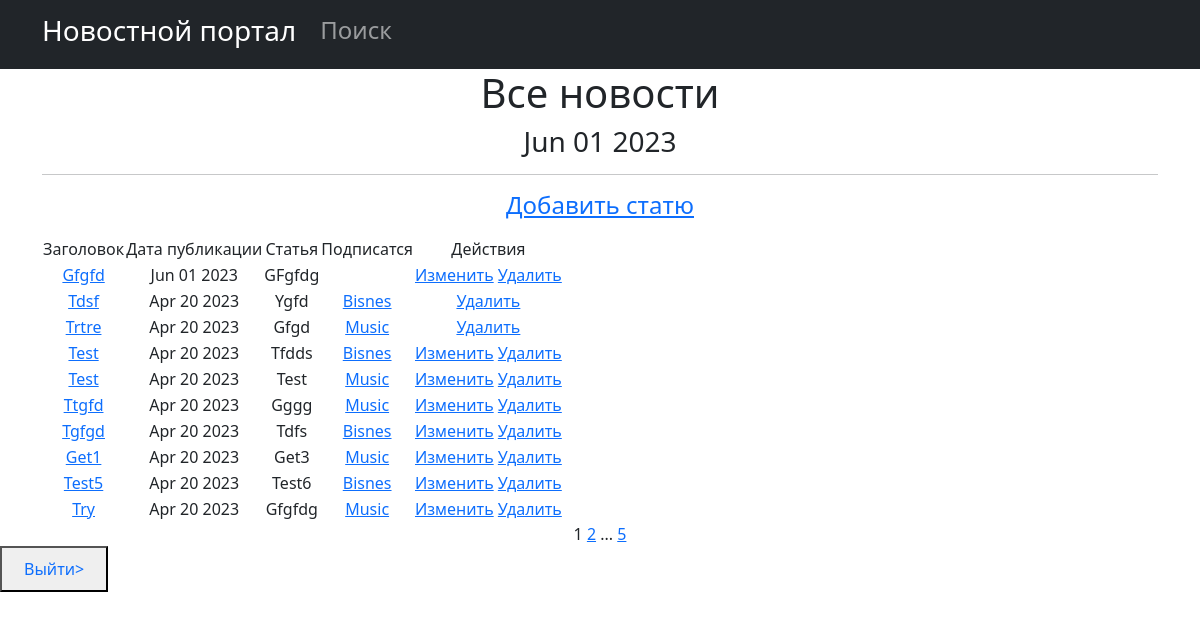
The app's page /news/ (signed in) with its own data.
### new/models.py (models this page shows, shortened)
class Post(models.Model):
    NEWS = 'NW'
    ARTICLE = 'AR'
    CATEGORY_CHOICES = [
        (NEWS, 'Новость'),
        (ARTICLE, 'Статья'),
    ]
    author = models.ForeignKey(Author, on_delete=models.CASCADE,)
    categoryType = models.CharField(max_length=2, choices=CATEGORY_CHOICES, default=ARTICLE)
    dateCreation = models.DateTimeField(auto_now_add=True)
    postCategory = models.ManyToManyField(Category, through='PostCategory')
    tittle = models.CharField(max_length=128)
    text = models.TextField()
    rating = models.SmallIntegerField(default=0)

class Category(models.Model):
    name = models.CharField(max_length=128, unique=True)
    subscribers = models.ManyToManyField(User, related_name='categories')
    def __str__(self):
        return self.name

### new/views.py (the view)
# urls.py: path('', cache_page(60)(PostList.as_view()), name = 'post_list'),
class PostList(ListView):
    logger.info('INFO')
    model = Post
    ordering = 'text'
    template_name = 'post.html'
    context_object_name = 'post'
    paginate_by = 10
    def get_context_data(self, **kwargs):
        context = super().get_context_data(**kwargs)
        context['is_author'] = self.request.user.groups.filter(name='author').exists()
        context['time_now'] = datetime.utcnow()
        context['next_sale'] = None
        return context
    def get_queryset(self):
        times = Post.objects.all().order_by('-dateCreation')
        return times

### new/templatetags/custom_filters.py (called while the page is built)
@register.filter()
def censor(value):
    x='теракт'
    c='редиска'
    if x in value:
        a= value.replace('теракт', 'т*****')
        return a
    if c in value:
        d= value.replace('редиска', 'р******')
        return d
    try:
        x = str(x)
        c = str(c)
    except:
        print('Введено не слово')
    else:
        return value

### templates/post.html (shortened to what this page needs)
{% extends 'flatpages/default.html' %}
{% load custom_filters %}
{% block content %}
   <h1>Все новости</h1>
    <h3>{{ time_now|date:'M d Y' }}</h3>
   <hr>
   {% if perms.new.add_post %}
<p><a href="{% url 'post_create' %}"><h4>Добавить статю</h4></a></p>
    {% endif %}
    {% if post %}
       <table>
           <tr>
               <td>Заголовок</td>
               <td>Дата публикации</td>
               <td>Статья</td>
                <td>Подписатся</td>
               {% if perms.new.change_post or perms.new.delete_post %}
                <td>Действия</td>
                {% endif %}
           </tr>
           {% for posts in post %}
           <tr>
               <td><a href="{% url 'post_detail' posts.id %}"> {{ posts.tittle|censor }}</a></td>
               <td>{{ posts.dateCreation|date:'M d Y'}}</td>
               <td>{{ posts.text|truncatechars:20|censor}}</td>
               <td>
                   {% for category in posts.postCategory.all %}
                    <a href="{% url 'category_list' category.id %}">{{ category }}</a>
                        {% endfor %}
               </td>
               <td>
                    {% if posts.author == request.user.author %}
                    <a href="{% url 'post_update' pk=posts.id %}">Изменить</a>
                    {% endif %}
                    {% if perms.new.delete_post %}
                    <a href="{% url 'post_delete' posts.id %}">Удалить</a>
                    {% endif %}
                </td>
           </tr>
           {% endfor %}
       </table>
   {% else %}
       <h2>Статей нет!</h2>
    {% endif %}
   {{ page_obj.number }}
   {% if page_obj.has_next %}
       <a href="?page={{ page_obj.next_page_number }}">{{ page_obj.next_page_number }}</a>
       {% if paginator.num_pages != page_obj.next_page_number %}
           ...
           <a href="?page={{ page_obj.paginator.num_pages }}">{{ page_obj.paginator.num_pages }}</a>
       {% endif %}
   {% endif %}
{% endblock content %}

### records on screen
Post: tittle|censor "Gfgfd", dateCreation "Jun 01 2023", text|censor "GFgfdg", shows "Изменить"
Post: tittle|censor "Tdsf", dateCreation "Apr 20 2023", text|censor "Ygfd"
Category: name "Bisnes"
Post: tittle|censor "Trtre", dateCreation "Apr 20 2023", text|censor "Gfgd"
Category: name "Music"
Post: tittle|censor "Test", dateCreation "Apr 20 2023", text|censor "Tfdds", shows "Изменить"
Post: tittle|censor "Test", dateCreation "Apr 20 2023", text|censor "Test", shows "Изменить"
Post: tittle|censor "Ttgfd", dateCreation "Apr 20 2023", text|censor "Gggg", shows "Изменить"
Post: tittle|censor "Tgfgd", dateCreation "Apr 20 2023", text|censor "Tdfs", shows "Изменить"
Post: tittle|censor "Get1", dateCreation "Apr 20 2023", text|censor "Get3", shows "Изменить"
Post: tittle|censor "Test5", dateCreation "Apr 20 2023", text|censor "Test6", shows "Изменить"
Post: tittle|censor "Try", dateCreation "Apr 20 2023", text|censor "Gfgfdg", shows "Изменить"

### other values on screen
{{ time_now|date:'M d Y' }} "Jun 01 2023"
{{ page_obj.number }} "1"
{{ page_obj.next_page_number }} "2"
{{ page_obj.paginator.num_pages }} "5"
